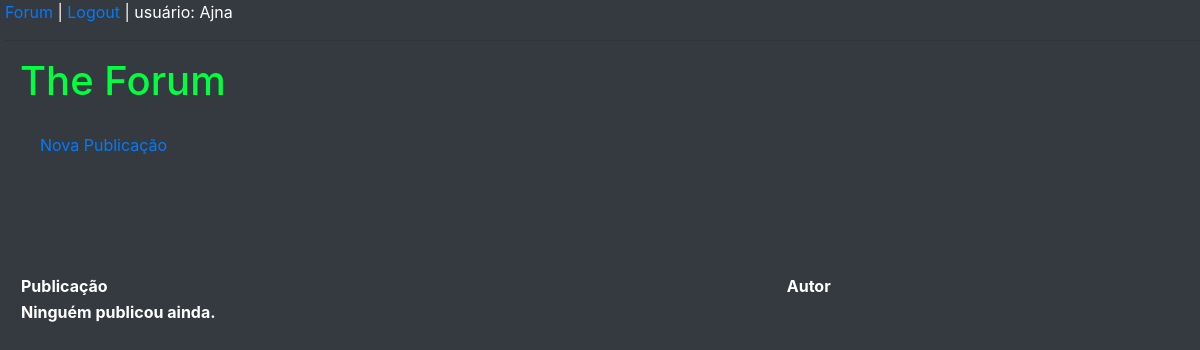
The page /forum/lista/ (signed in) on the database as committed earlier.
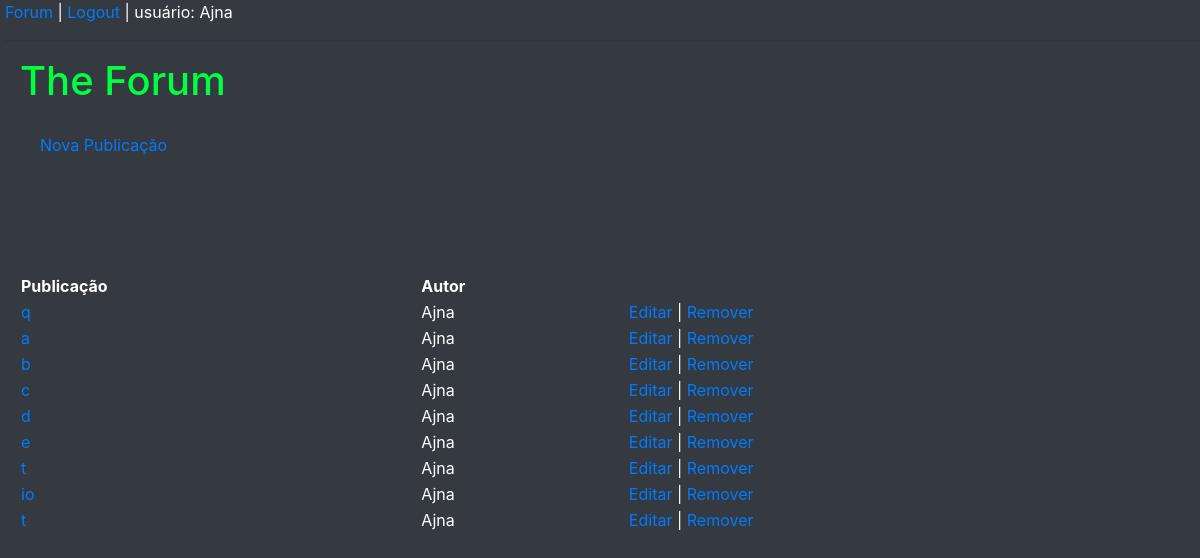
The same page on the database as committed later.
### forum/models.py (models this page shows, shortened)
class Publicacao(models.Model):
    id = models.AutoField(primary_key=True)
    titulo = models.CharField(
    max_length=100, help_text='Entre com o título:')
    texto = models.CharField(
    max_length=10000, help_text='Digite o texto da publicação:')
    autor = models.ForeignKey(User, on_delete=models.CASCADE,default=None, null=True)
    data_publicacao = models.DateTimeField(auto_now_add=True, blank=True, null=True)

### forum/views.py (the view)
# urls.py: path('lista/', views.PublicacaoListView.as_view(),
class PublicacaoListView(View):
    def get(self, request, *args, **kwargs):
        publicacoes = Publicacao.objects.all()
        contexto = { 'publicacoes': publicacoes, 'user':request.user}
        return render(
                request,
                'listaPublicacoes.html',
                contexto)

### forum/templates/listaPublicacoes.html (shortened to what this page needs)
{% load static %}
<!DOCTYPE html>
<html>
<head>
    <link rel="stylesheet" href="{% static 'forum/css/estilo.css' %}">
    <link rel="stylesheet" href="https://maxcdn.bootstrapcdn.com/bootstrap/4.5.2/css/bootstrap.min.css">
</head>
<body class="bg-dark" style="margin-left: 5px;">
    {% include 'links.html' %}
    <div class="d-flex flex-column justify-content-center justify-items-center" style="margin-left: 15px;">
        <h1 style="color: #00FF41;"> The Forum </h1>
        <a href="{% url 'forum:cria-publicacao' %}" style="margin: 20px; ">
            Nova Publicação
        </a>
        <br> <br> <br> <br>
        <table>
            <tr>
                <th style="color: white;">Publicação</th>
                <th style="color: white;">Autor</th>
                <th></th>
            </tr>
            {% if publicacoes %}
            {% for publicacao in publicacoes %}
            <tr>
                <td>
                    <a href="{% url 'forum:ve-publicacao' pk=publicacao.id %}">{{ publicacao.titulo }}</a>
                </td>
                <td style="color: white;">{{ publicacao.autor }}</td>
                {% if publicacao.autor.username == user.username %}
                <td>
                    <a href="{% url 'forum:atualiza-publicacao' pk=publicacao.id %}">Editar</a>
                    <a style="color: white;"> |</a>
                    <a href="{% url 'forum:apaga-publicacao' pk=publicacao.id %}">Remover</a>
                </td>
                {% else %}
                <td>
                </td>
                {% endif %}
            </tr>
            {% empty %}
            <tr>
                <th style="color: white;" colspan="5">Ninguém publicou ainda.</th>
            </tr>
            {% endfor %}
            {% else %}
            <tr>
                <th style="color: white;" colspan="5">Ninguém publicou ainda.</th>
            </tr>
            {% endif %}
        </table>
    </div>
</body>
</html>

Rows that differ between the two databases and show on the page:
added Publicacao: titulo "q", autor "Ajna", shows "Editar"
added Publicacao: titulo "a", autor "Ajna", shows "Editar"
added Publicacao: titulo "b", autor "Ajna", shows "Editar"
added Publicacao: titulo "c", autor "Ajna", shows "Editar"
added Publicacao: titulo "d", autor "Ajna", shows "Editar"
added Publicacao: titulo "e", autor "Ajna", shows "Editar"
added Publicacao: titulo "t", autor "Ajna", shows "Editar"
added Publicacao: titulo "io", autor "Ajna", shows "Editar"
added Publicacao: titulo "t", autor "Ajna", shows "Editar"
Other text that changed with them:
text no longer shown: "Ninguém publicou ainda."
